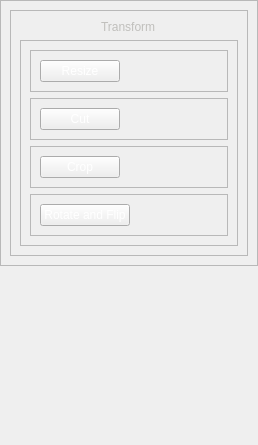
                <widget class="QWidget" name="scrollAreaWidgetContents_4">
                 <property name="geometry">
                  <rect>
                   <x>0</x>
                   <y>0</y>
                   <width>258</width>
                   <height>445</height>
                  </rect>
                 </property>
                 <layout class="QVBoxLayout" name="verticalLayout_24">
                  <property name="spacing">
                   <number>0</number>
                  </property>
                  <property name="leftMargin">
                   <number>0</number>
                  </property>
                  <property name="topMargin">
                   <number>0</number>
                  </property>
                  <property name="rightMargin">
                   <number>0</number>
                  </property>
                  <property name="bottomMargin">
                   <number>0</number>
                  </property>
                  <item alignment="Qt::AlignTop">
                   <widget class="QFrame" name="frame_14">
                    <property name="styleSheet">
                     <string notr="true">QLabel{
	
	
	
	color: rgb(192, 191, 188);
}</string>
                    </property>
                    <property name="frameShape">
                     <enum>QFrame::StyledPanel</enum>
                    </property>
                    <property name="frameShadow">
                     <enum>QFrame::Raised</enum>
                    </property>
                    <layout class="QVBoxLayout" name="verticalLayout_7">
                     <item>
                      <widget class="QFrame" name="frame_17">
                       <property name="minimumSize">
                        <size>
                         <width>0</width>
                         <height>0</height>
                        </size>
                       </property>
                       <property name="maximumSize">
                        <size>
                         <width>16777215</width>
                         <height>16777215</height>
                        </size>
                       </property>
                       <property name="frameShape">
                        <enum>QFrame::StyledPanel</enum>
                       </property>
                       <property name="frameShadow">
                        <enum>QFrame::Raised</enum>
                       </property>
                       <layout class="QVBoxLayout" name="verticalLayout_13">
                        <item>
                         <widget class="QFrame" name="frame_47">
                          <property name="maximumSize">
                           <size>
                            <width>16777215</width>
                            <height>35</height>
                           </size>
                          </property>
                          <property name="styleSheet">
                           <string notr="true">QFrame { border: none; /* Remove the border */ margin: 0px; /* Set all margins to zero */ padding: 0px; /* Set all padding to zero */ }</string>
                          </property>
                          <property name="frameShape">
                           <enum>QFrame::StyledPanel</enum>
                          </property>
                          <property name="frameShadow">
                           <enum>QFrame::Raised</enum>
                          </property>
                          <layout class="QVBoxLayout" name="verticalLayout_34">
                           <property name="spacing">
                            <number>0</number>
                           </property>
                           <property name="leftMargin">
                            <number>0</number>
                           </property>
                           <property name="topMargin">
                            <number>0</number>
                           </property>
                           <property name="rightMargin">
                            <number>0</number>
                           </property>
                           <property name="bottomMargin">
                            <number>0</number>
                           </property>
                           <item alignment="Qt::AlignHCenter|Qt::AlignTop">
                            <widget class="QLabel" name="label_9">
                             <property name="text">
                              <string>Transform</string>
                             </property>
                            </widget>
                           </item>
                          </layout>
                         </widget>
                        </item>
                        <item>
                         <widget class="QFrame" name="frame_48">
                          <property name="styleSheet">
                           <string notr="true">QPushButton{
		color: rgb(255, 255, 255);
}</string>
                          </property>
                          <property name="frameShape">
                           <enum>QFrame::StyledPanel</enum>
                          </property>
                          <property name="frameShadow">
                           <enum>QFrame::Raised</enum>
                          </property>
                          <layout class="QVBoxLayout" name="verticalLayout_9">
                           <item>
                            <widget class="QFrame" name="frame_65">
                             <property name="frameShape">
                              <enum>QFrame::StyledPanel</enum>
                             </property>
                             <property name="frameShadow">
                              <enum>QFrame::Raised</enum>
                             </property>
                             <layout class="QHBoxLayout" name="horizontalLayout_9">
                              <item alignment="Qt::AlignLeft">
                               <widget class="QPushButton" name="pushButton_5">
                                <property name="text">
                                 <string>Resize</string>
                                </property>
                               </widget>
                              </item>
                              <item>
                               <widget class="QLabel" name="label">
                                <property name="minimumSize">
                                 <size>
                                  <width>15</width>
                                  <height>15</height>
                                 </size>
                                </property>
                                <property name="maximumSize">
                                 <size>
                                  <width>15</width>
                                  <height>15</height>
                                 </size>
                                </property>
                                <property name="text">
                                 <string/>
                                </property>
                                <property name="pixmap">
                                 <pixmap resource="../resources/res.qrc">:/icons/icons/arrow-24-48.png</pixmap>
                                </property>
                                <property name="alignment">
                                 <set>Qt::AlignRight|Qt::AlignTrailing|Qt::AlignVCenter</set>
                                </property>
                               </widget>
                              </item>
                             </layout>
                            </widget>
                           </item>
                           <item>
                            <widget class="QFrame" name="frame_74">
                             <property name="frameShape">
                              <enum>QFrame::StyledPanel</enum>
                             </property>
                             <property name="frameShadow">
                              <enum>QFrame::Raised</enum>
                             </property>
                             <layout class="QHBoxLayout" name="horizontalLayout_13">
                              <item alignment="Qt::AlignLeft">
                               <widget class="QPushButton" name="pushButton_8">
                                <property name="text">
                                 <string>Cut</string>
                                </property>
                               </widget>
                              </item>
                              <item>
                               <widget class="QLabel" name="label_2">
                                <property name="minimumSize">
                                 <size>
                                  <width>15</width>
                                  <height>15</height>
                                 </size>
                                </property>
                                <property name="maximumSize">
                                 <size>
                                  <width>15</width>
                                  <height>15</height>
                                 </size>
                                </property>
                                <property name="text">
                                 <string/>
                                </property>
                                <property name="pixmap">
                                 <pixmap resource="../resources/res.qrc">:/icons/icons/arrow-24-48.png</pixmap>
                                </property>
                                <property name="alignment">
                                 <set>Qt::AlignRight|Qt::AlignTrailing|Qt::AlignVCenter</set>
                                </property>
                               </widget>
                              </item>
                             </layout>
                            </widget>
                           </item>
                           <item>
                            <widget class="QFrame" name="frame_66">
                             <property name="frameShape">
                              <enum>QFrame::StyledPanel</enum>
                             </property>
                             <property name="frameShadow">
                              <enum>QFrame::Raised</enum>
                             </property>
                             <layout class="QHBoxLayout" name="horizontalLayout_11">
                              <item alignment="Qt::AlignLeft">
                               <widget class="QPushButton" name="pushButton_6">
                                <property name="text">
                                 <string>Crop</string>
                                </property>
                               </widget>
                              </item>
                              <item>
                               <widget class="QLabel" name="label_8">
                                <property name="minimumSize">
                                 <size>
                                  <width>15</width>
                                  <height>15</height>
                                 </size>
                                </property>
                                <property name="maximumSize">
                                 <size>
                                  <width>15</width>
                                  <height>15</height>
                                 </size>
                                </property>
                                <property name="text">
                                 <string/>
                                </property>
                                <property name="pixmap">
                                 <pixmap resource="../resources/res.qrc">:/icons/icons/arrow-24-48.png</pixmap>
                                </property>
                                <property name="alignment">
                                 <set>Qt::AlignRight|Qt::AlignTrailing|Qt::AlignVCenter</set>
                                </property>
                               </widget>
                              </item>
                             </layout>
                            </widget>
                           </item>
                           <item>
                            <widget class="QFrame" name="frame_67">
                             <property name="frameShape">
                              <enum>QFrame::StyledPanel</enum>
                             </property>
                             <property name="frameShadow">
                              <enum>QFrame::Raised</enum>
                             </property>
                             <layout class="QHBoxLayout" name="horizontalLayout_12">
                              <item alignment="Qt::AlignLeft">
                               <widget class="QPushButton" name="pushButton_7">
                                <property name="text">
                                 <string>Rotate and Flip</string>
                                </property>
                               </widget>
                              </item>
                              <item>
                               <widget class="QLabel" name="label_13">
                                <property name="minimumSize">
                                 <size>
                                  <width>15</width>
                                  <height>15</height>
                                 </size>
                                </property>
                                <property name="maximumSize">
                                 <size>
                                  <width>15</width>
                                  <height>15</height>
                                 </size>
                                </property>
                                <property name="text">
                                 <string/>
                                </property>
                                <property name="pixmap">
                                 <pixmap resource="../resources/res.qrc">:/icons/icons/arrow-24-48.png</pixmap>
                                </property>
                                <property name="alignment">
                                 <set>Qt::AlignRight|Qt::AlignTrailing|Qt::AlignVCenter</set>
                                </property>
                               </widget>
                              </item>
                             </layout>
                            </widget>
                           </item>
                          </layout>
                         </widget>
                        </item>
                       </layout>
                      </widget>
                     </item>
                    </layout>
                   </widget>
                  </item>
                 </layout>
                </widget>
